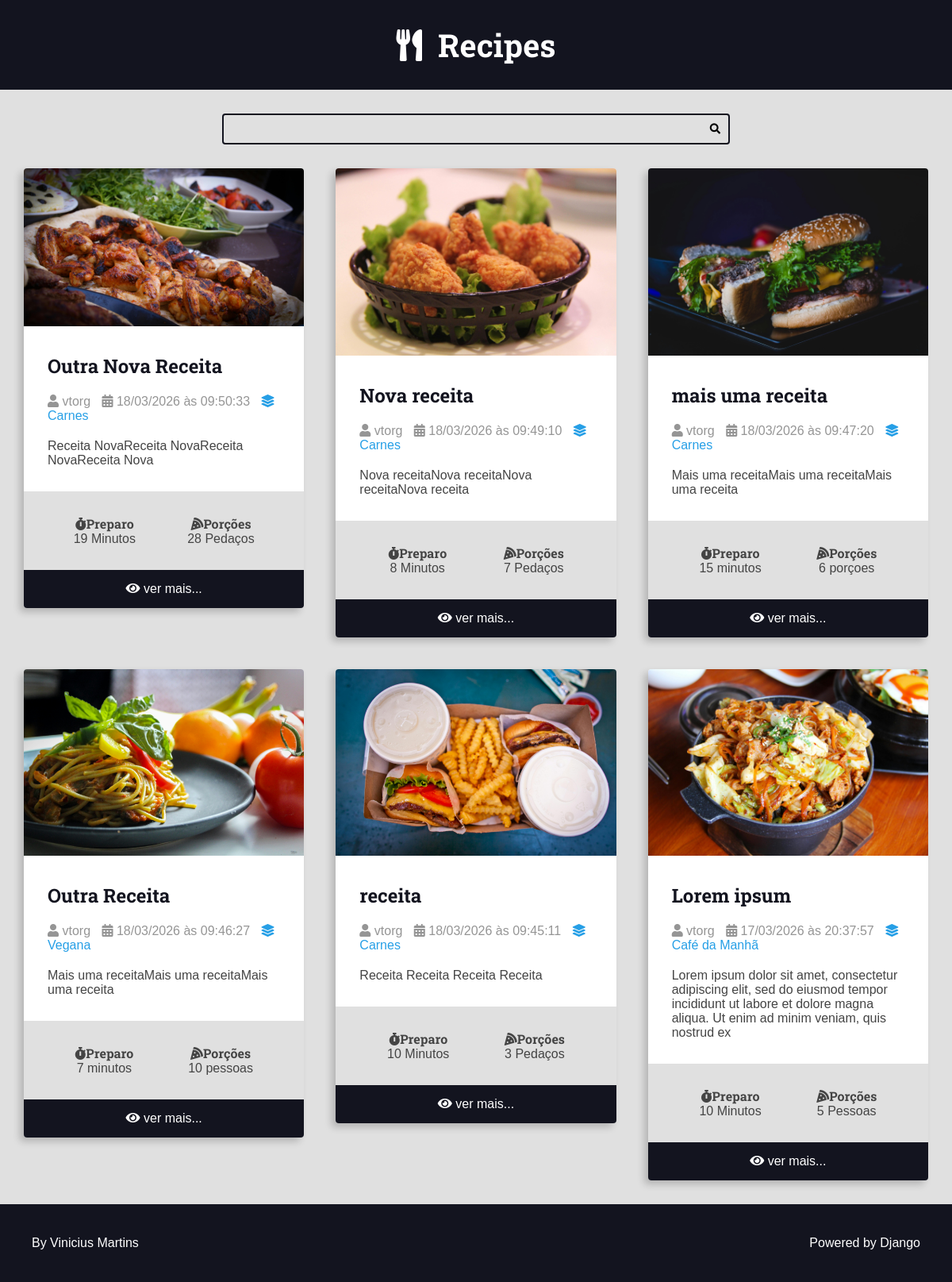
The app's page /, older data.
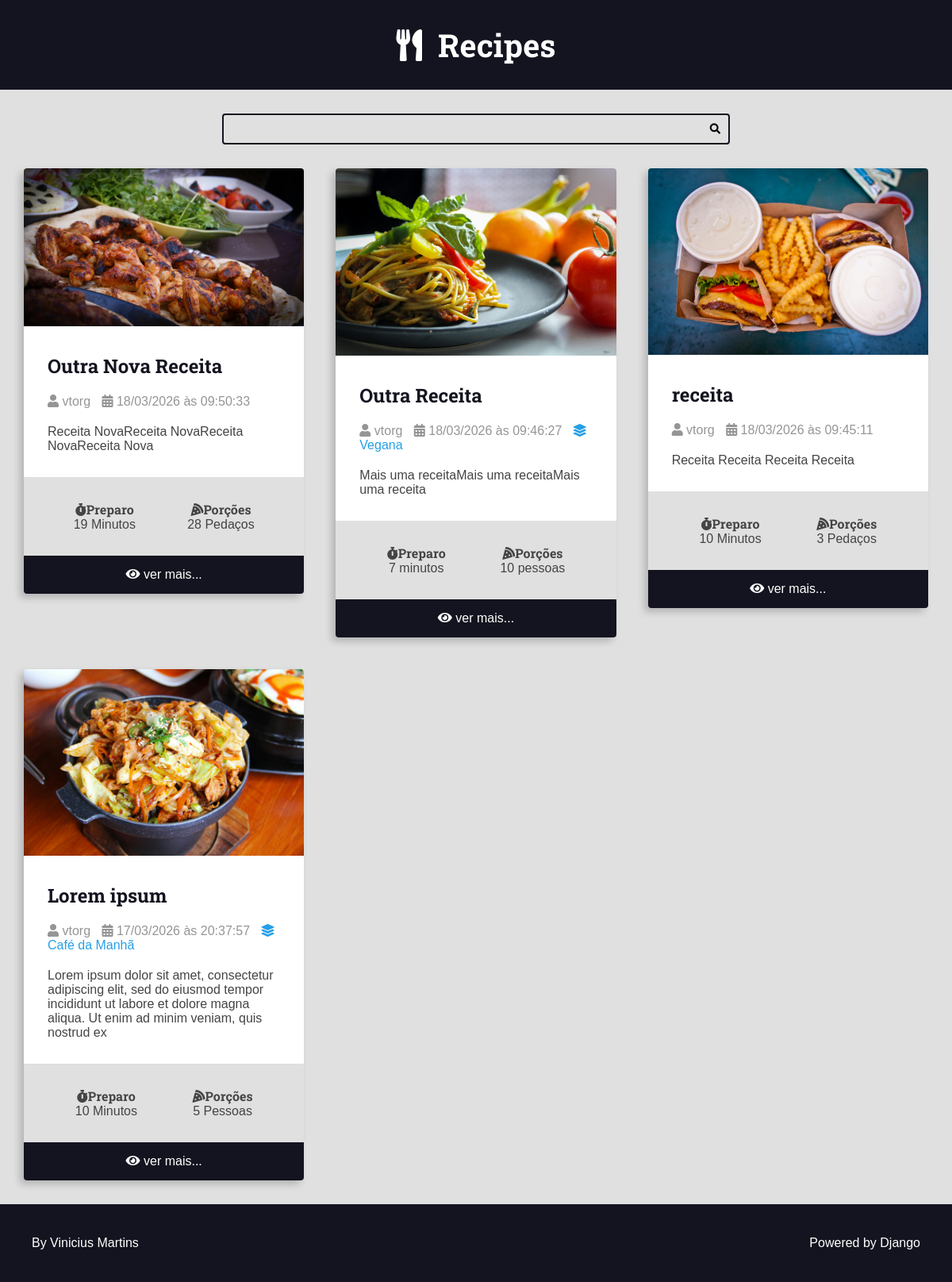
The same page, newer data.
### recipes/models.py (models this page shows, shortened)
class Recipe(models.Model):
    tittle = models.CharField(max_length=64)
    description = models.CharField(max_length=164)
    slug = models.SlugField(unique=True)
    preparation_time = models.IntegerField()
    preparation_time_unit = models.CharField(max_length=65)
    sevings = models.IntegerField()
    sevings_unit = models.CharField(max_length=65)
    preparation_steps = models.TextField()
    preparation_steps_is_html = models.BooleanField(default=False)
    created_at = models.DateTimeField(auto_now_add=True)
    updated_at = models.DateTimeField(auto_now=True)
    is_published = models.BooleanField(default=False)
    cover = models.ImageField(upload_to='recipes/cover/', blank=True, default=' ')
    category = models.ForeignKey(Category, on_delete=models.SET_NULL, null = True, blank=True, default=None)
    author = models.ForeignKey(User, on_delete=models.SET_NULL, null = True)

class Category(models.Model):
    name = models.CharField(max_length=65)

### recipes/views.py (the view)
# urls.py: path('', views.home, name="home"),
def home (request):
    recipes = Recipe.objects.filter(is_published=True).order_by('-id')
    return render(request, 'recipes/pages/home.html', context={
        'recipes': recipes
    })

### recipes/templates/recipes/pages/home.html (shortened to what this page needs)
{% extends "global/base.html" %}
        {% block content %}
        <div class="main-content main-content-list container">
            {% for recipe in recipes %}
                {% include "recipes/partials/recipe.html" %}
            {% empty %}
                <center><h1>Nenhuma receita encontrada</h1></center>
            {% endfor %}
        </div>
        {% endblock content %}

### recipes/templates/recipes/partials/recipe.html (shortened to what this page needs)
<div class="recipe recipe-list-item">
    {% if recipe.cover %}
        <div class="recipe-cover">
            <a href="{% url 'recipes:recipe' recipe.id %}">
                <img src="{{recipe.cover.url}}" alt="">
            </a>
        </div>
    {% endif %}
    <div class="recipe-title-container">
        <h2 class="recipe-title">
           <a href="{% url 'recipes:recipe' recipe.id %}">
            {{recipe.tittle}}
           </a>
        </h2>
    </div>
    <div class="recipe-author">
        <span class="recipe-author-item">
            <i class="fas fa-user"></i>
            {% if recipe.author is not None %}
                {% if recipe.author.first_name %}
                    {{recipe.author.first_name}} {{recipe.author.last_name}}
                {% else %}
                    {{recipe.author.username}}
                {% endif %}
            {% else %}
                Desconhecido
            {% endif %}
        </span>
        <span class="recipe-author-item">
            <i class="fas fa-calendar-alt"></i>
            {{ recipe.created_at|date:"d/m/Y "}} às {{ recipe.created_at|date:" H:i:s "}}
        </span>
        {% if recipe.category is not None %}
            <span class="recipe-author-item">
                <a href="{%url "recipes:category" recipe.category.id%}">
                    <i class="fas fa-layer-group"></i>
                    <span>{{recipe.category.name}} </span>
                </a>
            </span>
        {% endif %}
    </div>
    <div class="recipe-content">
        <p>{{recipe.description}}</p>
    </div>
    <div class="recipe-meta-container">
        <div class="recipe-meta recipe-preparation">
            <h3 class="recipe-meta-title"><i class="fas fa-stopwatch"></i>Preparo</h3>
            <div class="recipe-meta-text">
                {{recipe.preparation_time}} {{recipe.preparation_time_unit}}
            </div>
        </div>
        <div class="recipe-meta recipe-servings">
            <h3 class="recipe-meta-title"><i class="fas fa-pizza-slice"></i>Porções</h3>
            <div class="recipe-meta-text">
                {{recipe.sevings}} {{recipe.sevings_unit}}
            </div>
        </div>
    </div>
    {% if is_detail_page is not True%}
        <footer class="recipe-footer">
            <a href="{% url "recipes:recipe" recipe.id %}" class="recipe-reade-more button button-dark button-full-width">
                <i class="fas fa-eye"></i>
                <span>ver mais...</span>
            </a>
        </footer>
    {% endif %}
</div>

Row changes from the older to the newer data that the page shows:
no longer on this page (row edited): Recipe: cover (picture), tittle "Nova receita", author.username "vtorg", created_at "18/03/2026", created_at "09:49:10", category.name "Carnes", description "Nova receitaNova receitaNova receitaNova receita", preparation_time "8", preparation_time_unit "Minutos", sevings "7", sevings_unit "Pedaços"
no longer on this page (row edited): Recipe: cover (picture), tittle "mais uma receita", author.username "vtorg", created_at "18/03/2026", created_at "09:47:20", category.name "Carnes", description "Mais uma receitaMais uma receitaMais uma receita", preparation_time "15", preparation_time_unit "minutos", sevings "6", sevings_unit "porçoes"
changed Recipe "Outra Nova Receita": category_id 2 → empty (drawn); category.name "Carnes" → (not shown)
changed Recipe "receita": category_id 2 → empty (drawn); category.name "Carnes" → (not shown)
